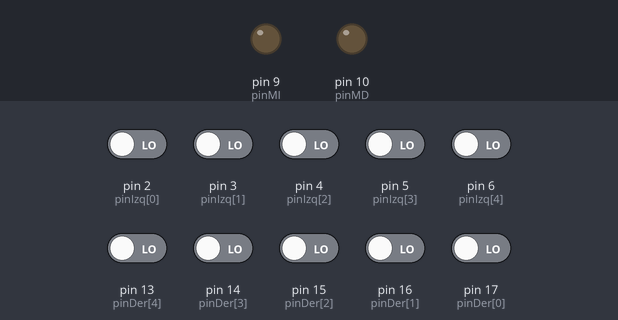
This sketch was run on a simulated Arduino Uno, built with avr-gcc and run on an emulated ATmega328P. Shown: output pins drawn as LEDs (lit = HIGH). The test bench sets the inputs (shaded band); at power-on: pin 2 (pinIzq[0]), pin 3 (pinIzq[1]), pin 4 (pinIzq[2]), pin 5 (pinIzq[3]), pin 6 (pinIzq[4]), pin 13 (pinDer[4]), pin 14 (pinDer[3]), pin 15 (pinDer[2]), pin 16 (pinDer[1]), pin 17 (pinDer[0]) LOW.

Above: at 1.2 s.
1.3 s: pin 2 (pinIzq[0]) driven HIGH and pin 13 (pinDer[4]) driven HIGH
At 2.5 s:
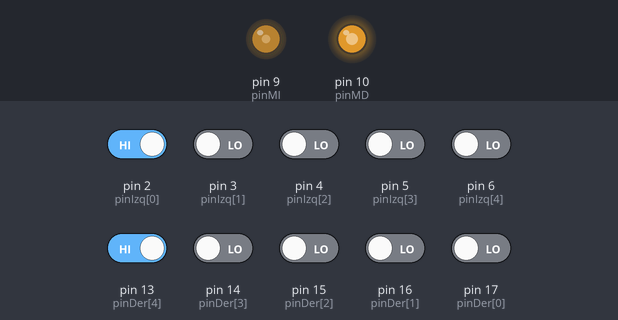
Timing chart, 0 to 4.3 s (numbered marks = the images above; inputs shaded):
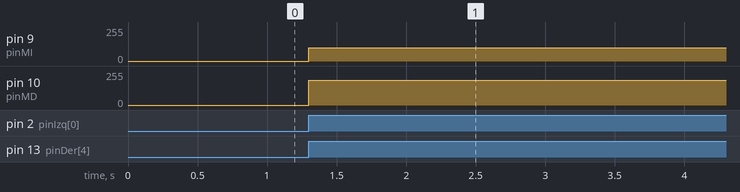

Measured:
- after the input at 1.3 s, pin 9 (pinMI): 0/255 → 100/255 at once; pin 10 (pinMD): 0/255 → 185/255 at once

The sketch:

recta.ino
```cpp
//ENTRADAS Y SALIDAS
int pinIzq[]={2,3,4,5,6};   //bloque de led izquierdos del carro
int pinDer[]={17,16,15,14,13};  //bloque de led derechos del carro
//float  A=-2.667;
//float B=360;

//CONSTANTES Y VARIABLES
int Izq=0,Der=0;
float PWMI=0,PWMD=0;
int pinMI=9,pinMD=10;
int valbitI;
int ValbitD;

//CONFIGURACION
void setup() {
  Serial.begin(9600);      //toma de datos cada 5
  for (int i=0;i<5;i++){
    pinMode(pinIzq[i],INPUT);
    pinMode(pinDer[i],INPUT);
  }
}

//SECUENCIA PRINCIPAL
void loop() {
  sensores();        //Llamado a la funcion lentura de sensores
  condiciones();    //Llamado a la funcion para movimiento del carro
  motores();
}
void sensores(){
  for (int i=0;i<5;i++){
    valbitI= digitalRead(pinIzq[i]);
    bitWrite(Izq,i,valbitI);
    ValbitD= digitalRead(pinDer[i]);
    bitWrite(Der,i,ValbitD);
  }
}

void condiciones(){
  if (Izq== B00001 && Der== B00001){    //para cuando esta en carril blanco
    PWMI=150;
    PWMD=150;
  }
  else if(Izq== B11110 && Der== B11110){    //camino normal a velocidad media
    PWMI=170;
    PWMD=170;
  }
  else if(Izq== B11111 && Der== B11111){    //camino muerto velocidad media
    PWMI=0;
    PWMD=0;
  }

else if (Izq<Der){//giro izquierda
  float sumn=Der-Izq;
  //sumn=sumn*A+B;
  if (sumn==6){
  PWMI=100;
  PWMD=160;
}

else if (sumn==15){
  PWMI=100;
  PWMD=185;
}
else if (sumn==15){
  PWMI=100;
  PWMD=200;
}

}
else if (Izq>Der){//giro a la derecha
  float sump=Izq-Der;
  //sump=sump*A+B;
  if (sump==6){
  PWMI=160;
  PWMD=100;
}

else if (sump==15){
  PWMI=185;
  PWMD=100;
}
else if (sump==15){
  PWMI=200;
  PWMD=100;
}
  }

}

void motores(){
  analogWrite(pinMI,PWMI);
  analogWrite(pinMD,PWMD);
}
```
